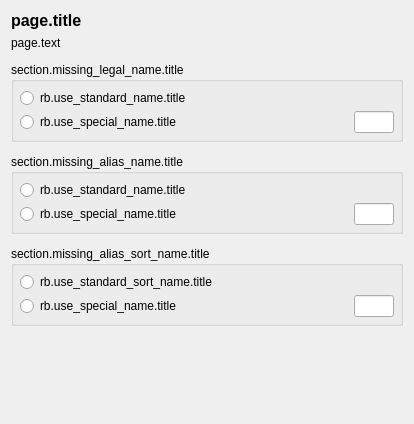
<?xml version="1.0" encoding="UTF-8"?>
<ui version="4.0">
 <class>AdditionalArtistsVariablesOptionsPage</class>
 <widget class="QWidget" name="AdditionalArtistsVariablesOptionsPage">
  <property name="geometry">
   <rect>
    <x>0</x>
    <y>0</y>
    <width>414</width>
    <height>424</height>
   </rect>
  </property>
  <property name="minimumSize">
   <size>
    <width>0</width>
    <height>0</height>
   </size>
  </property>
  <property name="contextMenuPolicy">
   <enum>Qt::ContextMenuPolicy::DefaultContextMenu</enum>
  </property>
  <property name="windowTitle">
   <string>form.title</string>
  </property>
  <layout class="QVBoxLayout" name="verticalLayout">
   <property name="sizeConstraint">
    <enum>QLayout::SizeConstraint::SetDefaultConstraint</enum>
   </property>
   <item>
    <widget class="QLabel" name="page_title">
     <property name="font">
      <font>
       <pointsize>12</pointsize>
       <bold>true</bold>
      </font>
     </property>
     <property name="text">
      <string>page.title</string>
     </property>
    </widget>
   </item>
   <item>
    <widget class="QLabel" name="page_text">
     <property name="sizePolicy">
      <sizepolicy hsizetype="Preferred" vsizetype="Preferred">
       <horstretch>0</horstretch>
       <verstretch>0</verstretch>
      </sizepolicy>
     </property>
     <property name="text">
      <string>page.text</string>
     </property>
     <property name="textFormat">
      <enum>Qt::TextFormat::MarkdownText</enum>
     </property>
     <property name="alignment">
      <set>Qt::AlignmentFlag::AlignLeading|Qt::AlignmentFlag::AlignLeft|Qt::AlignmentFlag::AlignTop</set>
     </property>
     <property name="wordWrap">
      <bool>true</bool>
     </property>
    </widget>
   </item>
   <item>
    <spacer name="verticalSpacer_2">
     <property name="orientation">
      <enum>Qt::Orientation::Vertical</enum>
     </property>
     <property name="sizeType">
      <enum>QSizePolicy::Policy::Fixed</enum>
     </property>
     <property name="sizeHint" stdset="0">
      <size>
       <width>20</width>
       <height>6</height>
      </size>
     </property>
    </spacer>
   </item>
   <item>
    <widget class="QGroupBox" name="gb_missing_legal_name">
     <property name="title">
      <string>section.missing_legal_name.title</string>
     </property>
     <layout class="QVBoxLayout" name="verticalLayout_2">
      <property name="spacing">
       <number>3</number>
      </property>
      <property name="leftMargin">
       <number>6</number>
      </property>
      <property name="topMargin">
       <number>6</number>
      </property>
      <property name="rightMargin">
       <number>6</number>
      </property>
      <property name="bottomMargin">
       <number>6</number>
      </property>
      <item>
       <widget class="QRadioButton" name="rb_legal_standard">
        <property name="text">
         <string>rb.use_standard_name.title</string>
        </property>
       </widget>
      </item>
      <item>
       <layout class="QHBoxLayout" name="horizontalLayout">
        <property name="topMargin">
         <number>0</number>
        </property>
        <item>
         <widget class="QRadioButton" name="rb_legal_special">
          <property name="text">
           <string>rb.use_special_name.title</string>
          </property>
         </widget>
        </item>
        <item>
         <spacer name="horizontalSpacer">
          <property name="orientation">
           <enum>Qt::Orientation::Horizontal</enum>
          </property>
          <property name="sizeHint" stdset="0">
           <size>
            <width>40</width>
            <height>20</height>
           </size>
          </property>
         </spacer>
        </item>
        <item>
         <widget class="QLineEdit" name="legal_special_text">
          <property name="sizePolicy">
           <sizepolicy hsizetype="Fixed" vsizetype="Fixed">
            <horstretch>0</horstretch>
            <verstretch>0</verstretch>
           </sizepolicy>
          </property>
          <property name="minimumSize">
           <size>
            <width>40</width>
            <height>0</height>
           </size>
          </property>
          <property name="maximumSize">
           <size>
            <width>40</width>
            <height>16777215</height>
           </size>
          </property>
         </widget>
        </item>
       </layout>
      </item>
     </layout>
    </widget>
   </item>
   <item>
    <spacer name="verticalSpacer_3">
     <property name="orientation">
      <enum>Qt::Orientation::Vertical</enum>
     </property>
     <property name="sizeType">
      <enum>QSizePolicy::Policy::Fixed</enum>
     </property>
     <property name="sizeHint" stdset="0">
      <size>
       <width>20</width>
       <height>6</height>
      </size>
     </property>
    </spacer>
   </item>
   <item>
    <widget class="QGroupBox" name="gb_missing_alias_name">
     <property name="title">
      <string>section.missing_alias_name.title</string>
     </property>
     <layout class="QVBoxLayout" name="verticalLayout_3">
      <property name="spacing">
       <number>3</number>
      </property>
      <property name="leftMargin">
       <number>6</number>
      </property>
      <property name="topMargin">
       <number>6</number>
      </property>
      <property name="rightMargin">
       <number>6</number>
      </property>
      <property name="bottomMargin">
       <number>6</number>
      </property>
      <item>
       <widget class="QRadioButton" name="rb_alias_standard">
        <property name="text">
         <string>rb.use_standard_name.title</string>
        </property>
       </widget>
      </item>
      <item>
       <layout class="QHBoxLayout" name="horizontalLayout_2">
        <property name="topMargin">
         <number>0</number>
        </property>
        <item>
         <widget class="QRadioButton" name="rb_alias_special">
          <property name="text">
           <string>rb.use_special_name.title</string>
          </property>
         </widget>
        </item>
        <item>
         <spacer name="horizontalSpacer_2">
          <property name="orientation">
           <enum>Qt::Orientation::Horizontal</enum>
          </property>
          <property name="sizeHint" stdset="0">
           <size>
            <width>40</width>
            <height>20</height>
           </size>
          </property>
         </spacer>
        </item>
        <item>
         <widget class="QLineEdit" name="alias_special_text">
          <property name="sizePolicy">
           <sizepolicy hsizetype="Fixed" vsizetype="Fixed">
            <horstretch>0</horstretch>
            <verstretch>0</verstretch>
           </sizepolicy>
          </property>
          <property name="minimumSize">
           <size>
            <width>40</width>
            <height>0</height>
           </size>
          </property>
          <property name="maximumSize">
           <size>
            <width>40</width>
            <height>16777215</height>
           </size>
          </property>
         </widget>
        </item>
       </layout>
      </item>
     </layout>
    </widget>
   </item>
   <item>
    <spacer name="verticalSpacer_4">
     <property name="orientation">
      <enum>Qt::Orientation::Vertical</enum>
     </property>
     <property name="sizeType">
      <enum>QSizePolicy::Policy::Fixed</enum>
     </property>
     <property name="sizeHint" stdset="0">
      <size>
       <width>20</width>
       <height>6</height>
      </size>
     </property>
    </spacer>
   </item>
   <item>
    <widget class="QGroupBox" name="gb_missing_alias_sort_name">
     <property name="title">
      <string>section.missing_alias_sort_name.title</string>
     </property>
     <layout class="QVBoxLayout" name="verticalLayout_4">
      <property name="spacing">
       <number>3</number>
      </property>
      <property name="leftMargin">
       <number>6</number>
      </property>
      <property name="topMargin">
       <number>6</number>
      </property>
      <property name="rightMargin">
       <number>6</number>
      </property>
      <property name="bottomMargin">
       <number>6</number>
      </property>
      <item>
       <widget class="QRadioButton" name="rb_alias_sort_standard">
        <property name="text">
         <string>rb.use_standard_sort_name.title</string>
        </property>
       </widget>
      </item>
      <item>
       <layout class="QHBoxLayout" name="horizontalLayout_3">
        <property name="topMargin">
         <number>0</number>
        </property>
        <item>
         <widget class="QRadioButton" name="rb_alias_sort_special">
          <property name="text">
           <string>rb.use_special_name.title</string>
          </property>
         </widget>
        </item>
        <item>
         <spacer name="horizontalSpacer_3">
          <property name="orientation">
           <enum>Qt::Orientation::Horizontal</enum>
          </property>
          <property name="sizeHint" stdset="0">
           <size>
            <width>40</width>
            <height>20</height>
           </size>
          </property>
         </spacer>
        </item>
        <item>
         <widget class="QLineEdit" name="alias_sort_special_text">
          <property name="sizePolicy">
           <sizepolicy hsizetype="Fixed" vsizetype="Fixed">
            <horstretch>0</horstretch>
            <verstretch>0</verstretch>
           </sizepolicy>
          </property>
          <property name="minimumSize">
           <size>
            <width>40</width>
            <height>0</height>
           </size>
          </property>
          <property name="maximumSize">
           <size>
            <width>40</width>
            <height>16777215</height>
           </size>
          </property>
         </widget>
        </item>
       </layout>
      </item>
     </layout>
    </widget>
   </item>
   <item>
    <spacer name="verticalSpacer">
     <property name="orientation">
      <enum>Qt::Orientation::Vertical</enum>
     </property>
     <property name="sizeHint" stdset="0">
      <size>
       <width>20</width>
       <height>40</height>
      </size>
     </property>
    </spacer>
   </item>
  </layout>
 </widget>
 <tabstops>
  <tabstop>rb_legal_standard</tabstop>
  <tabstop>rb_legal_special</tabstop>
  <tabstop>legal_special_text</tabstop>
  <tabstop>rb_alias_standard</tabstop>
  <tabstop>rb_alias_special</tabstop>
  <tabstop>alias_special_text</tabstop>
  <tabstop>rb_alias_sort_standard</tabstop>
  <tabstop>rb_alias_sort_special</tabstop>
  <tabstop>alias_sort_special_text</tabstop>
 </tabstops>
 <resources/>
 <connections/>
</ui>
